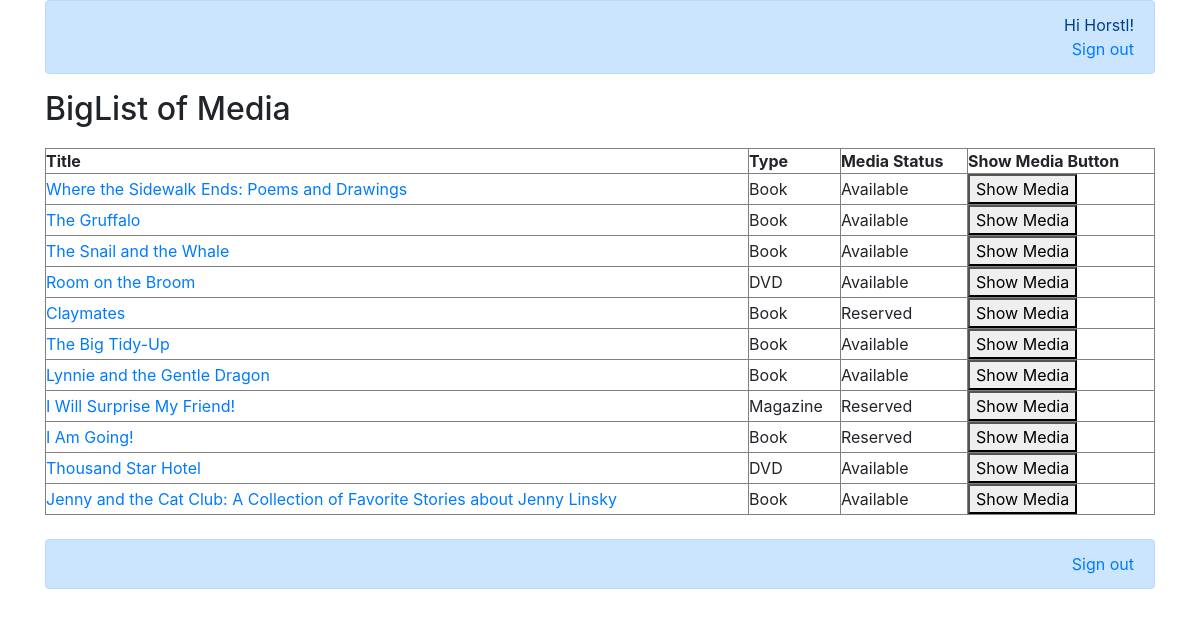
Page /cr10_patrick_jaritz_biglibrary/home.php (signed in) on the committed database.
### tables this page shows
CREATE TABLE `user` (
  `user_id` int(6) UNSIGNED NOT NULL,
  `first_name` varchar(20) NOT NULL,
  `last_name` varchar(20) NOT NULL,
  `user_email` varchar(50) NOT NULL,
  `user_pass` varchar(255) NOT NULL,
  `fk_isbn` int(13) DEFAULT NULL,
  `reg_date` timestamp NOT NULL DEFAULT CURRENT_TIMESTAMP ON UPDATE CURRENT_TIMESTAMP
);

CREATE TABLE `media` (
  `isbn` int(23) NOT NULL,
  `title` varchar(255) DEFAULT NULL,
  `image` varchar(255) DEFAULT NULL,
  `type` varchar(50) DEFAULT NULL,
  `short_desc` varchar(255) DEFAULT NULL,
  `publish_date` date DEFAULT NULL,
  `media_status` varchar(20) DEFAULT NULL,
  `fk_author_id` int(6) DEFAULT NULL,
  `fk_pub_id` int(6) DEFAULT NULL
);

### cr10_patrick_jaritz_biglibrary/home.php (the view, shortened to what this page needs)
<?php require_once 'actions/db_connect.php'; ?>
 <?php
require_once 'dbconnect.php';
$res=mysqli_query($conn, "SELECT * FROM user WHERE `user_id`=".$_SESSION['client']);
$userRow=mysqli_fetch_array($res, MYSQLI_ASSOC);
?>
<!DOCTYPE html>
<html>
<head>
<link href="https://stackpath.bootstrapcdn.com/bootstrap/4.1.1/css/bootstrap.min.css" rel="stylesheet">
</head>
<body class="container">
<div style="text-align: right;" class="alert alert-primary" role="alert">
           Hi <?php echo $userRow['first_name']."!" ; ?>
    <br>
    <a href="logout.php?logout">Sign out</a>
</div>
   <h2>BigList of Media</h2>
<div class="manageMedia">
    <table border="1" cellspacing="0" cellpadding="0">
        <thead>
            <tr>
                <th>Title</th>
                <th>Type</th>
                <th>Media Status</th>
                <th>Show Media Button</th>
            </tr>
        </thead>
        <tbody>
            <?php
            $sql = "SELECT * FROM media";
            $result = $connect->query($sql);
            if($result->num_rows > 0) {
                while($row = $result->fetch_assoc()) {
                    echo "<tr>
                    <td> <a href='show.php?isbn=".$row['isbn']."'> ".$row['title']."</a></td>
                        <td>".$row['type']."</td>
                        <td>".$row['media_status']."</td>
                        <td>
                            <a href='show.php?isbn=".$row['isbn']."'><button type='button'>Show Media</button></a>
                        </td>
                    </tr>";
                }
            } else {
                echo "<tr><td colspan='5'><center>No Data Avaliable</center></td></tr>";
            }
            ?>
        </tbody>
    </table>
</div>
<br>
<div style="text-align: right;" class="alert alert-primary" role="alert">
<a href="logout.php?logout">Sign out</a>
</div>
</body>
</html>

### cr10_patrick_jaritz_biglibrary/home.php (style rules this page uses)
table { width: 100%; margin-top: 20px; }

### rows in the picture
user: first_name "Horstl"
media: title "Where the Sidewalk Ends: Poems and Drawings", type "Book", media_status "Available"
media: title "The Gruffalo", type "Book", media_status "Available"
media: title "The Snail and the Whale", type "Book", media_status "Available"
media: title "Room on the Broom", type "DVD", media_status "Available"
media: title "Claymates", type "Book", media_status "Reserved"
media: title "The Big Tidy-Up", type "Book", media_status "Available"
media: title "Lynnie and the Gentle Dragon", type "Book", media_status "Available"
media: title "I Will Surprise My Friend!", type "Magazine", media_status "Reserved"
media: title "I Am Going!", type "Book", media_status "Reserved"
media: title "Thousand Star Hotel", type "DVD", media_status "Available"
media: title "Jenny and the Cat Club: A Collection of Favorite Stories about Jenny Linsky", type "Book", media_status "Available"
